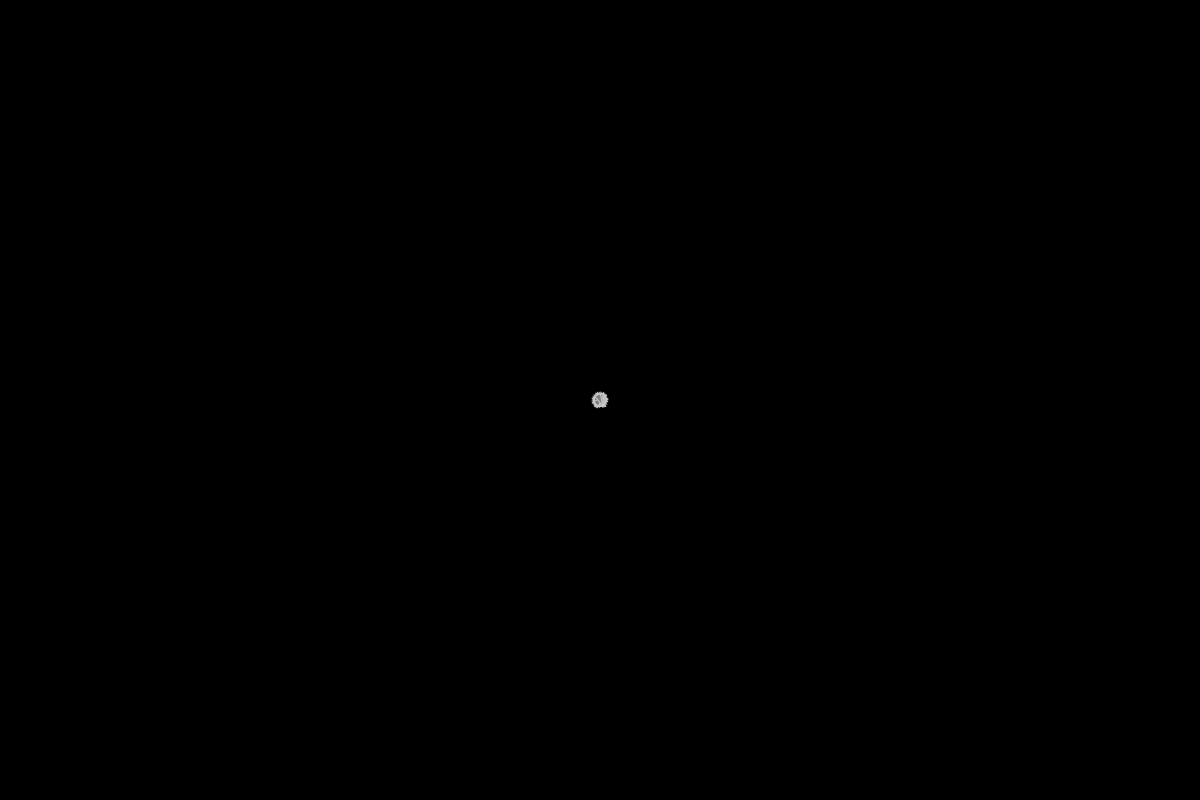
Frame 1 (no input)
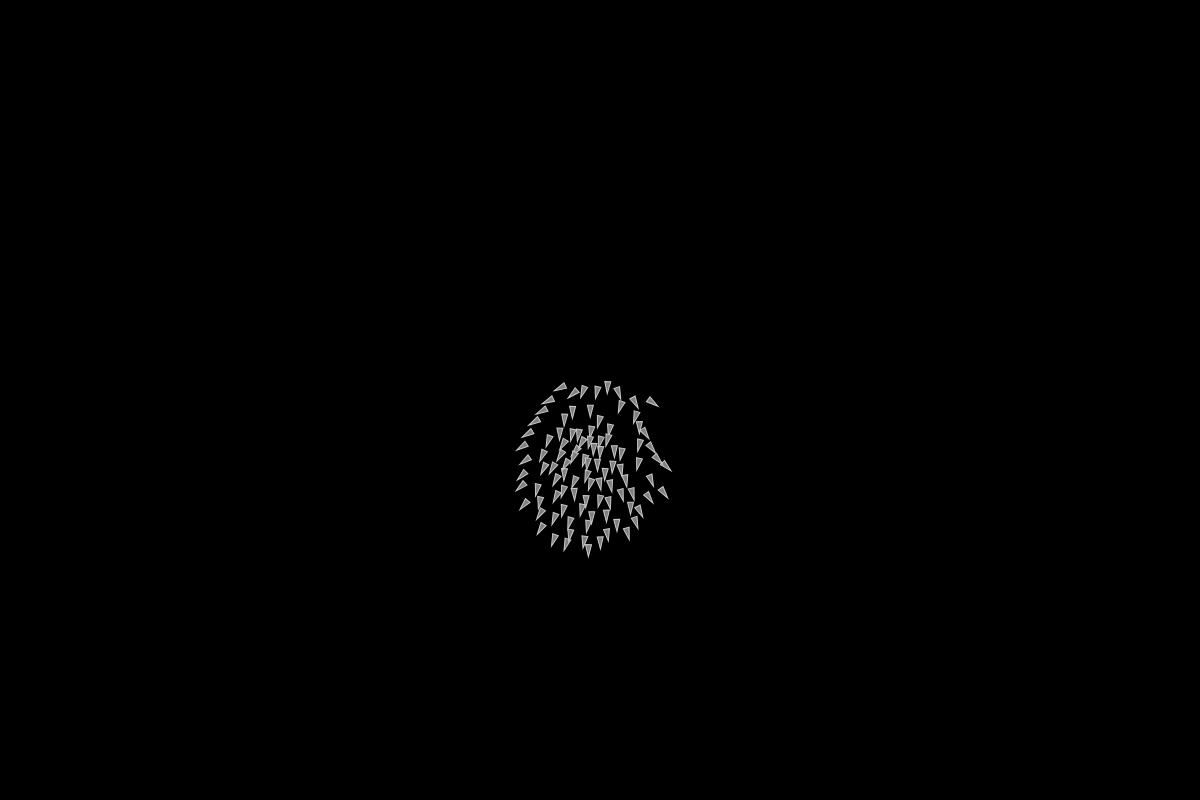
Frame 60 (no input)
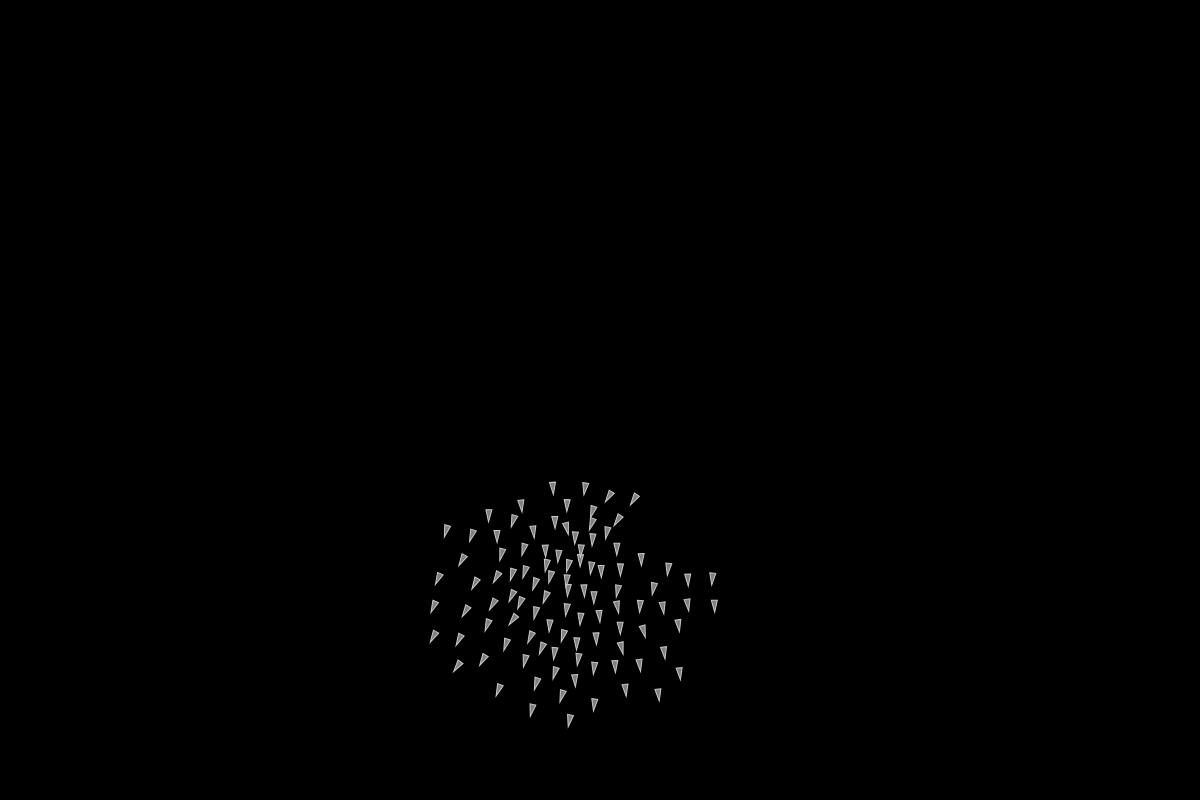
Frame 120 (the mouse pressed at the canvas centre since frame 60)

The p5.js sketch that drew these frames (run headless with seeded random() and noise() and a simulated clock; from frame 60 on, the mouse is pressed at the canvas centre):

// p5.js sketch
// ── sketch.js
let flock;

function setup() {
  createCanvas(1200, 800);
  createP("Drag the mouse to generate new boids.");

  flock = new Flock();
  // Add an initial set of boids into the system
  for (let i = 0; i < 100; i++) {
    let b = new Boid(width / 2,height / 2);
    flock.addBoid(b);
  }
}

function draw() {
  background(0);
  flock.run();
}

// Add a new boid into the System
function mouseDragged() {
  flock.addBoid(new Boid(mouseX, mouseY));
}

// Flock object
// Does very little, simply manages the array of all the boids

function Flock() {
  // An array for all the boids
  this.boids = []; // Initialize the array
}

Flock.prototype.run = function() {
  for (let i = 0; i < this.boids.length; i++) {
    this.boids[i].run(this.boids);  // Passing the entire list of boids to each boid individually
  }
}

Flock.prototype.addBoid = function(b) {
  this.boids.push(b);
}

// Boid class
// Methods for Separation, Cohesion, Alignment added

function Boid(x, y) {
  this.acceleration = createVector(0, 0);
  this.velocity = createVector(random(-1, 1), random(-1, 1));
  this.position = createVector(x, y);
  this.r = 3.0;
  this.maxspeed = 3;    // Maximum speed
  this.maxforce = 0.05; // Maximum steering force
}

Boid.prototype.run = function(boids) {
  this.flock(boids);
  this.update();
  this.borders();
  this.render();
}

Boid.prototype.applyForce = function(force) {
  // We could add mass here if we want A = F / M
  this.acceleration.add(force);
}

// We accumulate a new acceleration each time based on three rules
Boid.prototype.flock = function(boids) {
  let sep = this.separate(boids);   // Separation
  let ali = this.align(boids);      // Alignment
  let coh = this.cohesion(boids);   // Cohesion
  // Arbitrarily weight these forces
  sep.mult(1.5);
  ali.mult(1.0);
  coh.mult(1.0);
  // Add the force vectors to acceleration
  this.applyForce(sep);
  this.applyForce(ali);
  this.applyForce(coh);
}

// Method to update location
Boid.prototype.update = function() {
  // Update velocity
  this.velocity.add(this.acceleration);
  // Limit speed
  this.velocity.limit(this.maxspeed);
  this.position.add(this.velocity);
  // Reset accelertion to 0 each cycle
  this.acceleration.mult(0);
}

// A method that calculates and applies a steering force towards a target
// STEER = DESIRED MINUS VELOCITY
Boid.prototype.seek = function(target) {
  let desired = p5.Vector.sub(target,this.position);  // A vector pointing from the location to the target
  // Normalize desired and scale to maximum speed
  desired.normalize();
  desired.mult(this.maxspeed);
  // Steering = Desired minus Velocity
  let steer = p5.Vector.sub(desired,this.velocity);
  steer.limit(this.maxforce);  // Limit to maximum steering force
  return steer;
}

Boid.prototype.render = function() {
  // Draw a triangle rotated in the direction of velocity
  let theta = this.velocity.heading() + radians(90);
  fill(127);
  stroke(200);
  push();
  translate(this.position.x, this.position.y);
  rotate(theta);
  beginShape();
  vertex(0, -this.r * 2);
  vertex(-this.r, this.r * 2);
  vertex(this.r, this.r * 2);
  endShape(CLOSE);
  pop();
}

// Wraparound
Boid.prototype.borders = function() {
  if (this.position.x < -this.r)  this.position.x = width + this.r;
  if (this.position.y < -this.r)  this.position.y = height + this.r;
  if (this.position.x > width + this.r) this.position.x = -this.r;
  if (this.position.y > height + this.r) this.position.y = -this.r;
}

// Separation
// Method checks for nearby boids and steers away
Boid.prototype.separate = function(boids) {
  let desiredseparation = 25.0;
  let steer = createVector(0, 0);
  let count = 0;
  // For every boid in the system, check if it's too close
  for (let i = 0; i < boids.length; i++) {
    let d = p5.Vector.dist(this.position,boids[i].position);
    // If the distance is greater than 0 and less than an arbitrary amount (0 when you are yourself)
    if ((d > 0) && (d < desiredseparation)) {
      // Calculate vector pointing away from neighbor
      let diff = p5.Vector.sub(this.position, boids[i].position);
      diff.normalize();
      diff.div(d);        // Weight by distance
      steer.add(diff);
      count++;            // Keep track of how many
    }
  }
  // Average -- divide by how many
  if (count > 0) {
    steer.div(count);
  }

  // As long as the vector is greater than 0
  if (steer.mag() > 0) {
    // Implement Reynolds: Steering = Desired - Velocity
    steer.normalize();
    steer.mult(this.maxspeed);
    steer.sub(this.velocity);
    steer.limit(this.maxforce);
  }
  return steer;
}

// Alignment
// For every nearby boid in the system, calculate the average velocity
Boid.prototype.align = function(boids) {
  let neighbordist = 50;
  let sum = createVector(0,0);
  let count = 0;
  for (let i = 0; i < boids.length; i++) {
    let d = p5.Vector.dist(this.position,boids[i].position);
    if ((d > 0) && (d < neighbordist)) {
      sum.add(boids[i].velocity);
      count++;
    }
  }
  if (count > 0) {
    sum.div(count);
    sum.normalize();
    sum.mult(this.maxspeed);
    let steer = p5.Vector.sub(sum, this.velocity);
    steer.limit(this.maxforce);
    return steer;
  } else {
    return createVector(0, 0);
  }
}

// Cohesion
// For the average location (i.e. center) of all nearby boids, calculate steering vector towards that location
Boid.prototype.cohesion = function(boids) {
  let neighbordist = 50;
  let sum = createVector(0, 0);   // Start with empty vector to accumulate all locations
  let count = 0;
  for (let i = 0; i < boids.length; i++) {
    let d = p5.Vector.dist(this.position,boids[i].position);
    if ((d > 0) && (d < neighbordist)) {
      sum.add(boids[i].position); // Add location
      count++;
    }
  }
  if (count > 0) {
    sum.div(count);
    return this.seek(sum);  // Steer towards the location
  } else {
    return createVector(0, 0);
  }
}
